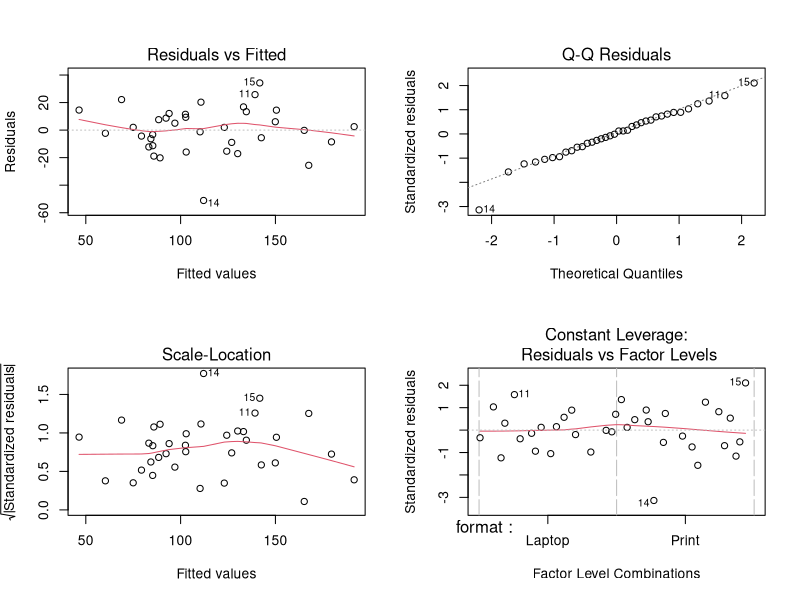
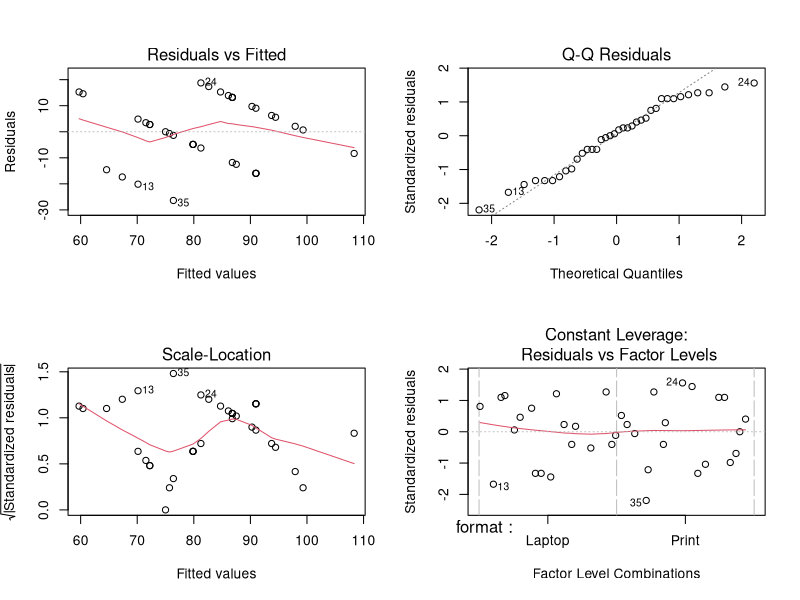

R code for these plots, in order:
## ---- chunk 1
library("readxl") 
# May need to install.packages("readxl")
## ---- chunk 2
read_data <- read_excel("./stat571B_reading_data.xlsx")

read_data['total_time'] = read_data['Time (minutes)']*60 + read_data['Time (seconds)']

read_data['format'] = c("Laptop", "Laptop", "Print", 
                        "Laptop", "Print", "Print",
                        "Print", "Print", "Laptop", 
                        "Print", "Laptop", "Laptop",
                        "Laptop", "Print", "Print", 
                        "Laptop", "Print", "Laptop",
                        "Print", "Laptop", "Laptop",
                        "Print", "Laptop", "Print",
                        "Laptop", "Print", "Laptop",
                        "Laptop", "Laptop", "Print",
                        "Print", "Laptop", "Print",
                        "Print", "Print", "Laptop")

read_data["music"] = c("no", "yes", "no", 
                       "yes", "no", "yes", 
                       "no", "yes", "no", 
                       "yes", "no", "yes", 
                       "no", "no", "yes",
                       "yes", "yes", "no", 
                       "no", "no", "yes", 
                       "yes", "yes", "no", 
                       "no", "yes", "yes",
                       "yes", "no", "no",
                       "no", "yes", "yes",
                       "yes", "no", "no")
                
read_data
## ---- chunk 3
# format
read_data$format <- factor(read_data$format)
read_data$Text <- factor(read_data$Text)
read_data$music  <- factor(read_data$music)
read_data$Participant <- factor(read_data$Participant)

# library
library(car)
library(lme4)
library(lmerTest)  
## ---- chunk 4
# ANOVA for Reading Time
model_time <- lm(total_time ~ format * music + Text + Participant, data = read_data)
Anova(model_time, type = "III")

## Mixed Effects Model (Supplementary Analysis)
lmer_time <- lmer(total_time ~ format * music + Text + (1 | Participant), data = read_data)
anova(lmer_time)
## ---- chunk 5
# ANOVA for Comprehension
model_comp <- lm(`Comprehension score (%)` ~ format * music + Text + Participant, data = read_data)
Anova(model_comp, type = "III")

## Mixed Effects Model (Supplementary Analysis)
lmer_comp <- lmer(`Comprehension score (%)` ~ format * music + Text + (1 | Participant), data = read_data)
anova(lmer_comp)
## ---- chunk 6
par(mfrow = c(2,2))
plot(model_time)

par(mfrow = c(2,2))
plot(model_comp)
